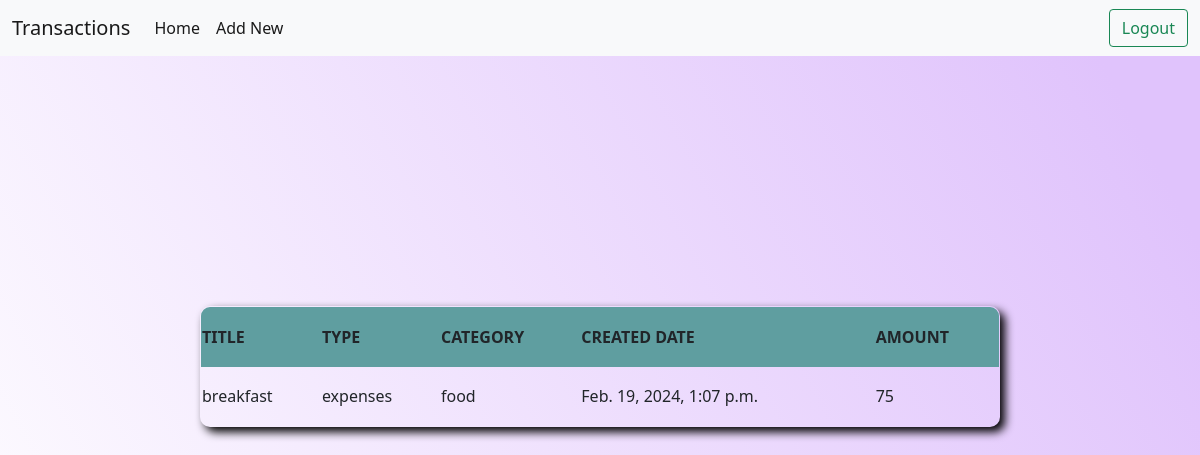
/budget/transactions/1/ (signed in), run on the app's committed database.
### budget/models.py (models this page shows, shortened)
class Transaction(models.Model):
    title = models.CharField(max_length=200)
    options = (
        ('expenses', 'expenses'),
        ('income', 'income'),
    )
    type = models.CharField(max_length=200, choices=options, default='expenses')
    cat_options = (
        ('food', 'food'),
        ('fuel', 'fuel'),
        ('entertainment', 'entertainment'),
        ('emi', 'emi'),
        ('bills', 'bills'),
        ('rent', 'rent'),
        ('miscellaneous', 'miscellaneous'),
    )
    category = models.CharField(max_length=200, choices=cat_options, default='miscellaneous')
    amount = models.PositiveIntegerField()
    created_date = models.DateTimeField(auto_now_add=True)
    user_object = models.ForeignKey(User,on_delete=models.CASCADE)

### budget/views.py (the view)
# urls.py: path('transactions/<int:pk>/',views.TransactionDetailView.as_view(),name='transaction-detail'),
@method_decorator(decs,name="dispatch")
class TransactionDetailView(View):
    def get(self,request,*args,**kwargs):
        id=kwargs.get('pk')
        qs=Transaction.objects.get(id=id)
        return render(request,"transaction_detail.html",{'data':qs})

### budget/decorator.py (called while the page is built)
def signin_required(fn):
    def wrapper(request,*args,**kwargs):
        if not request.user.is_authenticated:
            messages.error(request,'invalid session')
            return redirect ('signin')
        else:
            return fn(request,*args,**kwargs)
    return wrapper

### budget/templates/transaction_detail.html (shortened to what this page needs)
{%extends 'base.html'%}
{%block main_block%}
<div>
<table align="center" style="width: 800px;"  border="1px ">
  <tr height="60px"  style="background-color: cadetblue;">
    <th>TITLE</th>
    <th>TYPE</th>
    <th>CATEGORY</th>
    <th>CREATED DATE</th>
    <th>AMOUNT</th>
  </tr>
  <tr height="60px">
    <td>{{data.title}}</td>
    <td>{{data.type}}</td>
    <td>{{data.category}}</td>
    <td>{{data.created_date}}</td>
    <td>{{data.amount}}</td>
  </tr>
</table>
</div>
{%endblock%}

### budget/templates/transaction_detail.html (style rules this page uses)
table { box-shadow: 5px 5px 10px black ; margin-top: 250PX; border-radius: 10px ; overflow: hidden; }
th,td { border: 1px double black; text-align: justify; }
body { background-color: #8EC5FC; background-image: linear-gradient(62deg, #8EC5FC 0%, #ffffff 1%, #E0C3FC 92%); background-attachment: fixed;; }

### data on the page
Transaction: title "breakfast", type "expenses", category "food", created_date "Feb. 19, 2024, 1:07 p.m.", amount "75"
